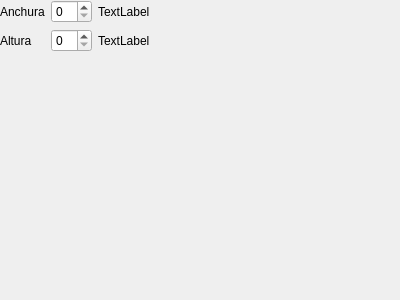
<?xml version="1.0" encoding="UTF-8"?>
<ui version="4.0">
 <class>IntegerSizeWidget</class>
 <widget class="QWidget" name="IntegerSizeWidget">
  <property name="geometry">
   <rect>
    <x>0</x>
    <y>0</y>
    <width>400</width>
    <height>300</height>
   </rect>
  </property>
  <property name="sizePolicy">
   <sizepolicy hsizetype="Maximum" vsizetype="Maximum">
    <horstretch>0</horstretch>
    <verstretch>0</verstretch>
   </sizepolicy>
  </property>
  <property name="windowTitle">
   <string>Form</string>
  </property>
  <layout class="QFormLayout" name="formLayout">
   <property name="leftMargin">
    <number>0</number>
   </property>
   <property name="topMargin">
    <number>0</number>
   </property>
   <property name="rightMargin">
    <number>0</number>
   </property>
   <property name="bottomMargin">
    <number>0</number>
   </property>
   <item row="0" column="0">
    <widget class="QLabel" name="lblCaptionWidth">
     <property name="text">
      <string>Anchura</string>
     </property>
    </widget>
   </item>
   <item row="0" column="1">
    <layout class="QHBoxLayout" name="horizontalLayout">
     <item>
      <widget class="QSpinBox" name="sbWidth">
       <property name="sizePolicy">
        <sizepolicy hsizetype="Maximum" vsizetype="Fixed">
         <horstretch>0</horstretch>
         <verstretch>0</verstretch>
        </sizepolicy>
       </property>
      </widget>
     </item>
     <item>
      <widget class="QLabel" name="lblWidthUnit">
       <property name="sizePolicy">
        <sizepolicy hsizetype="Maximum" vsizetype="Preferred">
         <horstretch>0</horstretch>
         <verstretch>0</verstretch>
        </sizepolicy>
       </property>
       <property name="text">
        <string>TextLabel</string>
       </property>
      </widget>
     </item>
     <item>
      <spacer name="horizontalSpacer">
       <property name="orientation">
        <enum>Qt::Horizontal</enum>
       </property>
       <property name="sizeHint" stdset="0">
        <size>
         <width>40</width>
         <height>20</height>
        </size>
       </property>
      </spacer>
     </item>
    </layout>
   </item>
   <item row="1" column="0">
    <widget class="QLabel" name="lblCaptionHeight">
     <property name="text">
      <string>Altura</string>
     </property>
    </widget>
   </item>
   <item row="1" column="1">
    <layout class="QHBoxLayout" name="horizontalLayout_2">
     <item>
      <widget class="QSpinBox" name="sbHeight">
       <property name="sizePolicy">
        <sizepolicy hsizetype="Maximum" vsizetype="Fixed">
         <horstretch>0</horstretch>
         <verstretch>0</verstretch>
        </sizepolicy>
       </property>
      </widget>
     </item>
     <item>
      <widget class="QLabel" name="lblHeightUnit">
       <property name="sizePolicy">
        <sizepolicy hsizetype="Maximum" vsizetype="Preferred">
         <horstretch>0</horstretch>
         <verstretch>0</verstretch>
        </sizepolicy>
       </property>
       <property name="text">
        <string>TextLabel</string>
       </property>
      </widget>
     </item>
     <item>
      <spacer name="horizontalSpacer_2">
       <property name="orientation">
        <enum>Qt::Horizontal</enum>
       </property>
       <property name="sizeHint" stdset="0">
        <size>
         <width>40</width>
         <height>20</height>
        </size>
       </property>
      </spacer>
     </item>
    </layout>
   </item>
  </layout>
 </widget>
 <resources/>
 <connections/>
</ui>
